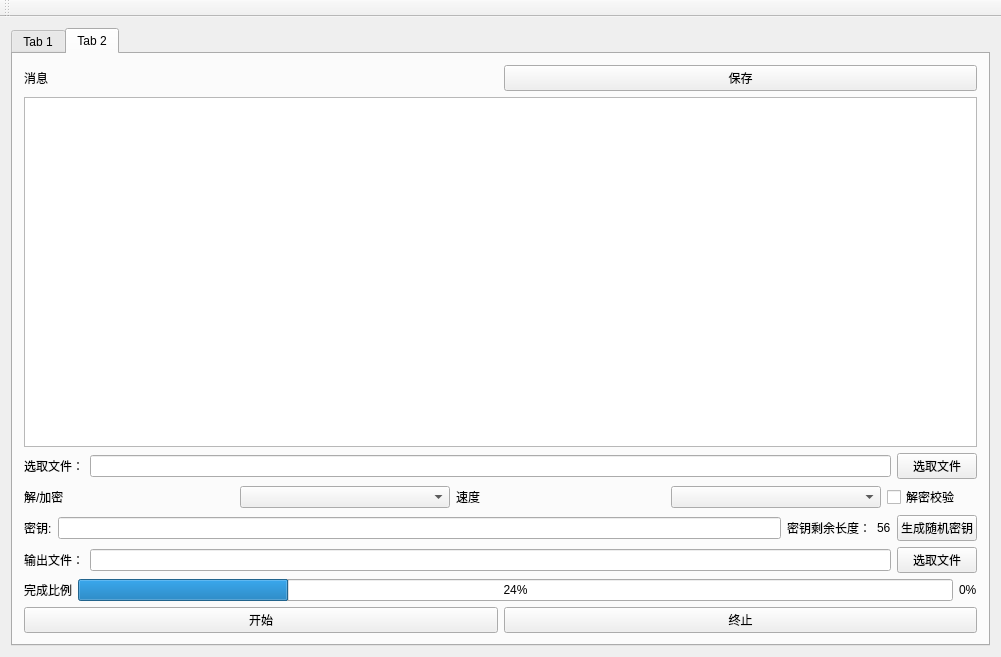
<?xml version="1.0" encoding="UTF-8"?>
<ui version="4.0">
 <class>MainWindow</class>
 <widget class="QMainWindow" name="MainWindow">
  <property name="geometry">
   <rect>
    <x>0</x>
    <y>0</y>
    <width>1001</width>
    <height>657</height>
   </rect>
  </property>
  <property name="windowTitle">
   <string>MainWindow</string>
  </property>
  <widget class="QWidget" name="centralWidget">
   <layout class="QGridLayout" name="gridLayout">
    <item row="0" column="0">
     <widget class="QTabWidget" name="tabWidget">
      <property name="currentIndex">
       <number>1</number>
      </property>
      <widget class="QWidget" name="tab">
       <attribute name="title">
        <string>Tab 1</string>
       </attribute>
       <layout class="QGridLayout" name="gridLayout_2">
        <item row="0" column="0">
         <layout class="QVBoxLayout" name="verticalLayout">
          <item>
           <layout class="QHBoxLayout" name="horizontalLayout_5">
            <item>
             <widget class="QLabel" name="label">
              <property name="text">
               <string>明文</string>
              </property>
             </widget>
            </item>
            <item>
             <widget class="QComboBox" name="plaintextComboBox"/>
            </item>
           </layout>
          </item>
          <item>
           <layout class="QHBoxLayout" name="horizontalLayout_6">
            <item>
             <widget class="QPlainTextEdit" name="plaintext"/>
            </item>
            <item>
             <widget class="QPlainTextEdit" name="plainTextFormatShow"/>
            </item>
           </layout>
          </item>
          <item>
           <layout class="QHBoxLayout" name="horizontalLayout_2">
            <item>
             <widget class="QLabel" name="label_2">
              <property name="text">
               <string>密钥</string>
              </property>
             </widget>
            </item>
            <item>
             <widget class="QLabel" name="label_12">
              <property name="maximumSize">
               <size>
                <width>80</width>
                <height>16777215</height>
               </size>
              </property>
              <property name="text">
               <string>密钥剩余长度</string>
              </property>
             </widget>
            </item>
            <item>
             <widget class="QLabel" name="privateKeyLen">
              <property name="text">
               <string>56</string>
              </property>
             </widget>
            </item>
            <item>
             <widget class="QPushButton" name="stringKeyGer">
              <property name="text">
               <string>随机生成密钥</string>
              </property>
             </widget>
            </item>
           </layout>
          </item>
          <item>
           <layout class="QHBoxLayout" name="horizontalLayout_7">
            <item>
             <widget class="QPlainTextEdit" name="private_key"/>
            </item>
           </layout>
          </item>
          <item>
           <layout class="QHBoxLayout" name="horizontalLayout_3">
            <item>
             <widget class="QLabel" name="label_3">
              <property name="text">
               <string>密文</string>
              </property>
             </widget>
            </item>
           </layout>
          </item>
          <item>
           <layout class="QHBoxLayout" name="horizontalLayout_8">
            <item>
             <widget class="QPlainTextEdit" name="ciphertext"/>
            </item>
           </layout>
          </item>
          <item>
           <layout class="QHBoxLayout" name="horizontalLayout_4">
            <item>
             <widget class="QLabel" name="label_4">
              <property name="text">
               <string>明文</string>
              </property>
             </widget>
            </item>
            <item>
             <widget class="QComboBox" name="plaintextComboBox_1"/>
            </item>
           </layout>
          </item>
          <item>
           <widget class="QPlainTextEdit" name="plaintext_1"/>
          </item>
          <item>
           <layout class="QHBoxLayout" name="horizontalLayout">
            <item>
             <widget class="QPushButton" name="encrypt">
              <property name="text">
               <string>加密</string>
              </property>
             </widget>
            </item>
            <item>
             <widget class="QPushButton" name="decrypt">
              <property name="text">
               <string>解密</string>
              </property>
             </widget>
            </item>
            <item>
             <widget class="QPushButton" name="clear">
              <property name="text">
               <string>清空</string>
              </property>
             </widget>
            </item>
           </layout>
          </item>
         </layout>
        </item>
       </layout>
      </widget>
      <widget class="QWidget" name="tab_2">
       <attribute name="title">
        <string>Tab 2</string>
       </attribute>
       <layout class="QGridLayout" name="gridLayout_3">
        <item row="0" column="0">
         <layout class="QVBoxLayout" name="verticalLayout_2">
          <item>
           <layout class="QHBoxLayout" name="horizontalLayout_9">
            <item>
             <widget class="QLabel" name="label_5">
              <property name="text">
               <string>消息</string>
              </property>
             </widget>
            </item>
            <item>
             <widget class="QPushButton" name="logsSave">
              <property name="text">
               <string>保存</string>
              </property>
             </widget>
            </item>
           </layout>
          </item>
          <item>
           <widget class="QPlainTextEdit" name="logs"/>
          </item>
          <item>
           <layout class="QHBoxLayout" name="horizontalLayout_10">
            <item>
             <widget class="QLabel" name="label_6">
              <property name="text">
               <string>选取文件：</string>
              </property>
             </widget>
            </item>
            <item>
             <widget class="QLineEdit" name="inFileSelectedPath"/>
            </item>
            <item>
             <widget class="QPushButton" name="selectInFile">
              <property name="text">
               <string>选取文件</string>
              </property>
             </widget>
            </item>
           </layout>
          </item>
          <item>
           <layout class="QHBoxLayout" name="horizontalLayout_11">
            <item>
             <widget class="QLabel" name="label_7">
              <property name="text">
               <string>解/加密</string>
              </property>
             </widget>
            </item>
            <item>
             <widget class="QComboBox" name="opComboBox"/>
            </item>
            <item>
             <widget class="QLabel" name="label_8">
              <property name="text">
               <string>速度</string>
              </property>
             </widget>
            </item>
            <item>
             <widget class="QComboBox" name="speedComboBox"/>
            </item>
            <item>
             <widget class="QCheckBox" name="decryptValid">
              <property name="maximumSize">
               <size>
                <width>90</width>
                <height>16777215</height>
               </size>
              </property>
              <property name="text">
               <string>解密校验</string>
              </property>
             </widget>
            </item>
           </layout>
          </item>
          <item>
           <layout class="QHBoxLayout" name="horizontalLayout_15">
            <item>
             <widget class="QLabel" name="label_11">
              <property name="text">
               <string>密钥:</string>
              </property>
             </widget>
            </item>
            <item>
             <widget class="QLineEdit" name="filePrivateKey"/>
            </item>
            <item>
             <widget class="QLabel" name="label_13">
              <property name="text">
               <string>密钥剩余长度：</string>
              </property>
             </widget>
            </item>
            <item>
             <widget class="QLabel" name="residueKey">
              <property name="text">
               <string>56</string>
              </property>
             </widget>
            </item>
            <item>
             <widget class="QPushButton" name="fileKeyGer">
              <property name="text">
               <string>生成随机密钥</string>
              </property>
             </widget>
            </item>
           </layout>
          </item>
          <item>
           <layout class="QHBoxLayout" name="horizontalLayout_12">
            <item>
             <widget class="QLabel" name="label_9">
              <property name="text">
               <string>输出文件：</string>
              </property>
             </widget>
            </item>
            <item>
             <widget class="QLineEdit" name="outFileSelectedPath"/>
            </item>
            <item>
             <widget class="QPushButton" name="selectOutFile">
              <property name="text">
               <string>选取文件</string>
              </property>
             </widget>
            </item>
           </layout>
          </item>
          <item>
           <layout class="QHBoxLayout" name="horizontalLayout_13">
            <item>
             <widget class="QLabel" name="label_10">
              <property name="text">
               <string>完成比例</string>
              </property>
             </widget>
            </item>
            <item>
             <widget class="QProgressBar" name="progressBar">
              <property name="value">
               <number>24</number>
              </property>
             </widget>
            </item>
            <item>
             <widget class="QLabel" name="rate">
              <property name="text">
               <string>0%</string>
              </property>
             </widget>
            </item>
           </layout>
          </item>
          <item>
           <layout class="QHBoxLayout" name="horizontalLayout_14">
            <item>
             <widget class="QPushButton" name="start">
              <property name="text">
               <string>开始</string>
              </property>
             </widget>
            </item>
            <item>
             <widget class="QPushButton" name="pause">
              <property name="text">
               <string>终止</string>
              </property>
             </widget>
            </item>
           </layout>
          </item>
         </layout>
        </item>
       </layout>
      </widget>
     </widget>
    </item>
   </layout>
  </widget>
  <widget class="QMenuBar" name="menuBar">
   <property name="geometry">
    <rect>
     <x>0</x>
     <y>0</y>
     <width>1001</width>
     <height>22</height>
    </rect>
   </property>
  </widget>
  <widget class="QToolBar" name="mainToolBar">
   <attribute name="toolBarArea">
    <enum>TopToolBarArea</enum>
   </attribute>
   <attribute name="toolBarBreak">
    <bool>false</bool>
   </attribute>
  </widget>
 </widget>
 <layoutdefault spacing="6" margin="11"/>
 <resources/>
 <connections/>
</ui>
